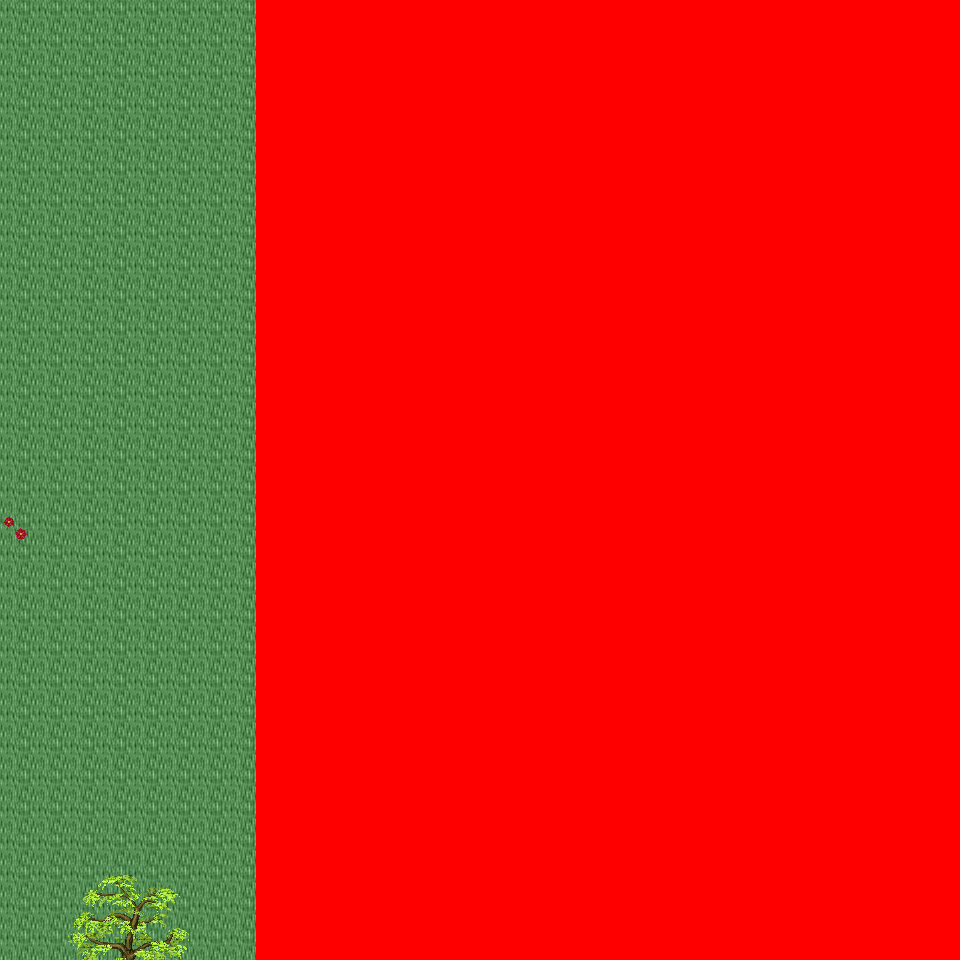

A 2D game scene composited from a Tiled map and its tileset images. What follows is a short description and the map's XML, with each tile layer's data collapsed to a summary:
An orthogonal 30x30 tile map with 32x32 px tiles, 6 tile layers (Ground, Object, Object2, Above, ...), 43 tilesets and 3 objects (3x mapchange).

<map version="1.0" orientation="orthogonal" renderorder="right-down" width="30" height="30" tilewidth="32" tileheight="32" nextobjectid="4">
  <tileset firstgid="1" name="tileset_logic_collision" tilewidth="32" tileheight="32" tilecount="1" columns="1">
    <image source="../drawable/tileset_logic_collision.png" width="32" height="32" />
  </tileset>
  <tileset firstgid="2" name="tileset_ground_ground" tilewidth="32" tileheight="32" tilecount="33" columns="3">
    <image source="../drawable/tileset_ground_ground.png" width="96" height="352" />
  </tileset>
  <tileset firstgid="35" name="tileset_building_castle" tilewidth="32" tileheight="32" tilecount="320" columns="20">
    <image source="../drawable/tileset_building_castle.png" width="640" height="512" />
  </tileset>
  <tileset firstgid="355" name="tileset_item_weapon_cannon" tilewidth="32" tileheight="32" tilecount="12" columns="3">
    <image source="../drawable/tileset_item_weapon_cannon.png" width="96" height="128" />
  </tileset>
  <tileset firstgid="367" name="tileset_item_pot_barrels_1" tilewidth="32" tileheight="32" tilecount="8" columns="4">
    <image source="../drawable/tileset_item_pot_barrels_1.png" width="128" height="64" />
  </tileset>
  <tileset firstgid="375" name="tileset_building_door_door" tilewidth="32" tileheight="32" tilecount="6" columns="3">
    <image source="../drawable/tileset_building_door_door.png" width="96" height="64" />
  </tileset>
  <tileset firstgid="381" name="tileset_building_door_closed" tilewidth="32" tileheight="32" tilecount="1" columns="1">
    <image source="../drawable/tileset_building_door_closed.png" width="32" height="32" />
  </tileset>
  <tileset firstgid="382" name="tileset_building_window_window_centered" tilewidth="32" tileheight="32" tilecount="1" columns="1">
    <image source="../drawable/tileset_building_window_window_centered.png" width="32" height="32" />
  </tileset>
  <tileset firstgid="383" name="tileset_building_decoration_chimney_big" tilewidth="32" tileheight="32" tilecount="2" columns="1">
    <image source="../drawable/tileset_building_decoration_chimney_big.png" width="32" height="64" />
  </tileset>
  <tileset firstgid="385" name="tileset_ground_grass_corners" tilewidth="32" tileheight="32" tilecount="24" columns="6">
    <image source="../drawable/tileset_ground_grass_corners.png" width="192" height="128" />
  </tileset>
  <tileset firstgid="409" name="tileset_ground_grass_edges" tilewidth="32" tileheight="32" tilecount="36" columns="12">
    <image source="../drawable/tileset_ground_grass_edges.png" width="384" height="96" />
  </tileset>
  <tileset firstgid="445" name="tileset_item_statue_lion_statues" tilewidth="32" tileheight="32" tilecount="8" columns="2">
    <image source="../drawable/tileset_item_statue_lion_statues.png" width="64" height="128" />
  </tileset>
  <tileset firstgid="453" name="tileset_item_statue_girl_with_bird" tilewidth="32" tileheight="32" tilecount="12" columns="4">
    <image source="../drawable/tileset_item_statue_girl_with_bird.png" width="128" height="96" />
  </tileset>
  <tileset firstgid="465" name="tileset_furniture_light_lamp_blue" tilewidth="32" tileheight="32" tilecount="3" columns="1">
    <image source="../drawable/tileset_furniture_light_lamp_blue.png" width="32" height="96" />
  </tileset>
  <tileset firstgid="468" name="tileset_plant_flower_daisy_blue" tilewidth="32" tileheight="32" tilecount="8" columns="2">
    <image source="../drawable/tileset_plant_flower_daisy_blue.png" width="64" height="128" />
  </tileset>
  <tileset firstgid="476" name="tileset_plant_flower_daisy_red" tilewidth="32" tileheight="32" tilecount="8" columns="2">
    <image source="../drawable/tileset_plant_flower_daisy_red.png" width="64" height="128" />
  </tileset>
  <tileset firstgid="484" name="tileset_plant_flower_daisy_white" tilewidth="32" tileheight="32" tilecount="8" columns="2">
    <image source="../drawable/tileset_plant_flower_daisy_white.png" width="64" height="128" />
  </tileset>
  <tileset firstgid="492" name="tileset_plant_flower_daisy_yellow" tilewidth="32" tileheight="32" tilecount="8" columns="2">
    <image source="../drawable/tileset_plant_flower_daisy_yellow.png" width="64" height="128" />
  </tileset>
  <tileset firstgid="500" name="tileset_plant_tree_fall_trees" tilewidth="32" tileheight="32" tilecount="40" columns="8">
    <image source="../drawable/tileset_plant_tree_fall_trees.png" width="256" height="160" />
  </tileset>
  <tileset firstgid="540" name="tileset_plant_tree_oak_tree" tilewidth="32" tileheight="32" tilecount="20" columns="4">
    <image source="../drawable/tileset_plant_tree_oak_tree.png" width="128" height="160" />
  </tileset>
  <tileset firstgid="560" name="tileset_plant_tree_chestnut_tree" tilewidth="32" tileheight="32" tilecount="20" columns="4">
    <image source="../drawable/tileset_plant_tree_chestnut_tree.png" width="128" height="160" />
  </tileset>
  <tileset firstgid="580" name="tileset_plant_tree_locust_tree" tilewidth="32" tileheight="32" tilecount="20" columns="4">
    <image source="../drawable/tileset_plant_tree_locust_tree.png" width="128" height="160" />
  </tileset>
  <tileset firstgid="600" name="tileset_plant_bush_hosta" tilewidth="32" tileheight="32" tilecount="9" columns="3">
    <image source="../drawable/tileset_plant_bush_hosta.png" width="96" height="96" />
  </tileset>
  <tileset firstgid="609" name="tileset_plant_flower_flowers_mixed" tilewidth="32" tileheight="32" tilecount="16" columns="4">
    <image source="../drawable/tileset_plant_flower_flowers_mixed.png" width="128" height="128" />
  </tileset>
  <tileset firstgid="625" name="tileset_plant_flower_red_blue_clusters" tilewidth="32" tileheight="32" tilecount="4" columns="1">
    <image source="../drawable/tileset_plant_flower_red_blue_clusters.png" width="32" height="128" />
  </tileset>
  <tileset firstgid="629" name="tileset_furniture_chair_bench_iron" tilewidth="32" tileheight="32" tilecount="4" columns="2">
    <image source="../drawable/tileset_furniture_chair_bench_iron.png" width="64" height="64" />
  </tileset>
  <tileset firstgid="633" name="tileset_plant_stump_stump_pale_purple" tilewidth="32" tileheight="32" tilecount="4" columns="2">
    <image source="../drawable/tileset_plant_stump_stump_pale_purple.png" width="64" height="64" />
  </tileset>
  <tileset firstgid="637" name="tileset_plant_stump_small_stump" tilewidth="32" tileheight="32" tilecount="4" columns="2">
    <image source="../drawable/tileset_plant_stump_small_stump.png" width="64" height="64" />
  </tileset>
  <tileset firstgid="641" name="tileset_building_decoration_banner" tilewidth="32" tileheight="32" tilecount="12" columns="1">
    <image source="../drawable/tileset_building_decoration_banner.png" width="32" height="384" />
  </tileset>
  <tileset firstgid="653" name="tileset_building_decoration_chimney" tilewidth="32" tileheight="32" tilecount="2" columns="1">
    <image source="../drawable/tileset_building_decoration_chimney.png" width="32" height="64" />
  </tileset>
  <tileset firstgid="655" name="tileset_plant_flower_vines_flowered" tilewidth="32" tileheight="32" tilecount="9" columns="3">
    <image source="../drawable/tileset_plant_flower_vines_flowered.png" width="96" height="96" />
  </tileset>
  <tileset firstgid="664" name="tileset_building_decoration_library_banner" tilewidth="32" tileheight="32" tilecount="6" columns="3">
    <image source="../drawable/tileset_building_decoration_library_banner.png" width="96" height="64" />
  </tileset>
  <tileset firstgid="670" name="tileset_building_cottage" tilewidth="32" tileheight="32" tilecount="256" columns="16">
    <image source="../drawable/tileset_building_cottage.png" width="512" height="512" />
  </tileset>
  <tileset firstgid="926" name="tileset_building_roof_thatched_roof" tilewidth="32" tileheight="32" tilecount="256" columns="16">
    <image source="../drawable/tileset_building_roof_thatched_roof.png" width="512" height="512" />
  </tileset>
  <tileset firstgid="1182" name="tileset_building_window_windows" tilewidth="32" tileheight="32" tilecount="256" columns="16">
    <image source="../drawable/tileset_building_window_windows.png" width="512" height="512" />
  </tileset>
  <tileset firstgid="1438" name="tileset_building_door_doors" tilewidth="32" tileheight="32" tilecount="256" columns="16">
    <image source="../drawable/tileset_building_door_doors.png" width="512" height="512" />
  </tileset>
  <tileset firstgid="1694" name="tileset_building_decoration_chimney_brown_stacks" tilewidth="32" tileheight="32" tilecount="2" columns="1">
    <image source="../drawable/tileset_building_decoration_chimney_brown_stacks.png" width="32" height="64" />
  </tileset>
  <tileset firstgid="1696" name="tileset_ground_ground_3" tilewidth="32" tileheight="32" tilecount="5" columns="5">
    <image source="../drawable/tileset_ground_ground_3.png" width="160" height="32" />
  </tileset>
  <tileset firstgid="1701" name="tileset_plant_bush_bush_pinks" tilewidth="32" tileheight="32" tilecount="4" columns="2">
    <image source="../drawable/tileset_plant_bush_bush_pinks.png" width="64" height="64" />
  </tileset>
  <tileset firstgid="1705" name="tileset_plant_bushes_and_trees" tilewidth="32" tileheight="32" tilecount="144" columns="16">
    <image source="../drawable/tileset_plant_bushes_and_trees.png" width="512" height="289" />
  </tileset>
  <tileset firstgid="1849" name="tileset_plant_bush_berried" tilewidth="32" tileheight="32" tilecount="60" columns="5">
    <image source="../drawable/tileset_plant_bush_berried.png" width="160" height="384" />
  </tileset>
  <tileset firstgid="1909" name="tileset_plant_bush_leafy" tilewidth="32" tileheight="32" tilecount="48" columns="8">
    <image source="../drawable/tileset_plant_bush_leafy.png" width="256" height="192" />
  </tileset>
  <tileset firstgid="1957" name="tileset_plant_bush_flowering" tilewidth="32" tileheight="32" tilecount="72" columns="8">
    <image source="../drawable/tileset_plant_bush_flowering.png" width="256" height="288" />
  </tileset>
  <layer name="Ground" width="30" height="30">
    <data>[900 cells, 900 non-empty, 2 distinct tile ids]</data>
  </layer>
  <layer name="Object" width="30" height="30">
    <data>[900 cells, 61 non-empty, 26 distinct tile ids]</data>
  </layer>
  <layer name="Object2" width="30" height="30">
    <data>[900 cells, 27 non-empty, 13 distinct tile ids]</data>
  </layer>
  <layer name="Above" width="30" height="30">
    <data>[900 cells, 107 non-empty, 69 distinct tile ids]</data>
  </layer>
  <layer name="Above2" width="30" height="30">
    <data>[900 cells, 27 non-empty, 18 distinct tile ids]</data>
  </layer>
  <layer name="Walkable" width="30" height="30">
    <data>[900 cells, 660 non-empty, 1 distinct tile ids]</data>
  </layer>
  <objectgroup name="MapEvents">
    <object id="1" name="north" type="mapchange" x="0" y="0" width="256" height="32">
      <properties>
        <property name="map" value="0_ados_mountain_n2_w2_x3_y2" />
        <property name="place" value="south" />
      </properties>
    </object>
    <object id="2" name="south" type="mapchange" x="0" y="928" width="256" height="32">
      <properties>
        <property name="map" value="0_ados_mountain_n2_w2_x3_y4" />
        <property name="place" value="north" />
      </properties>
    </object>
    <object id="3" name="west" type="mapchange" x="0" y="0" width="32" height="960">
      <properties>
        <property name="map" value="0_ados_mountain_n2_w2_x2_y3" />
        <property name="place" value="east" />
      </properties>
    </object>
  </objectgroup>
</map>
